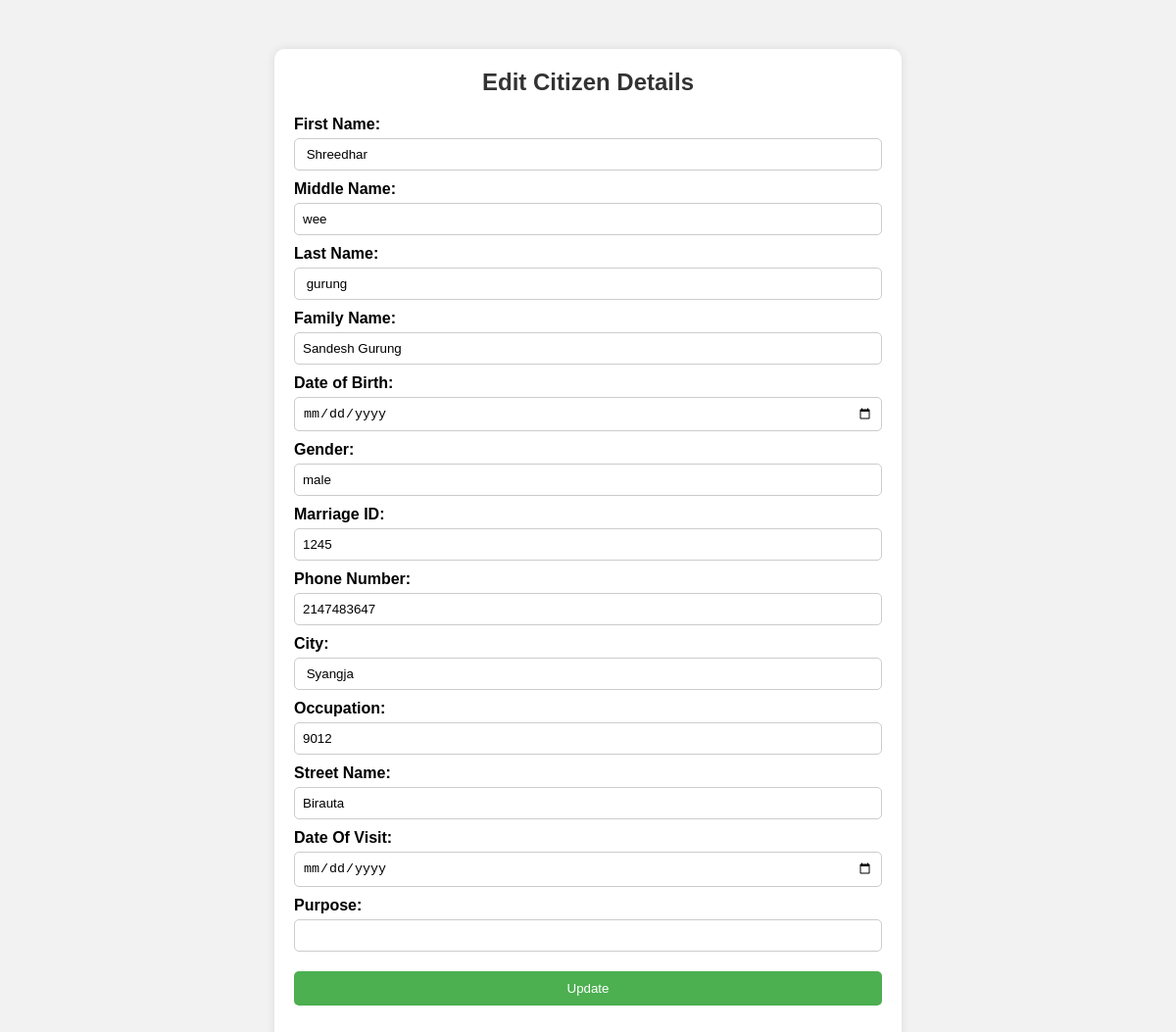
Screenshot of /edit.php?citizenID=12345673 (signed in) with the database file from the repository.
### tables this page shows
CREATE TABLE `citizen_details` (
  `First_name` varchar(50) NOT NULL,
  `Middle_name` varchar(20) NOT NULL,
  `Last_name` varchar(20) NOT NULL,
  `Family_name` varchar(40) NOT NULL,
  `Date_of_Birth` timestamp(6) NOT NULL DEFAULT current_timestamp(6) ON UPDATE current_timestamp(6),
  `Citizen_ID` varchar(50) NOT NULL,
  `Gender` varchar(20) NOT NULL,
  `Marriage_ID` int(50) NOT NULL,
  `Phone_Number` int(30) NOT NULL,
  `City` varchar(50) NOT NULL,
  `Zip_code` varchar(20) NOT NULL,
  `House_No` int(20) NOT NULL,
  `Street_Name` varchar(30) NOT NULL,
  `Street_Number` int(30) NOT NULL
);

### edit.php (the view, shortened to what this page needs)
<?php
$host = "localhost";
$dbusername = "root";
$dbpassword = "";
$dbname = "municipality";
$conn = mysqli_connect($host, $dbusername, $dbpassword, $dbname);
if ($_SERVER['REQUEST_METHOD'] === 'POST') {
    $citizenid = $_POST['citizenid'];
    $firstname = $_POST['firstname'];
    $middlename = $_POST['middlename'];
    $lastname = $_POST['lastname'];
    $familyname = $_POST['familyname'];
    $dob = $_POST['dob'];
    $gender = $_POST['gender'];
    $marriageid = $_POST['marriageid'];
    $phonenum = $_POST['phonenum'];
    $city = $_POST['city'];
    $housenum = $_POST['housenum'];
    $streetname = $_POST['streetname'];
    $streetnum = $_POST['streetnum'];
    $purpose = $_POST['purpose'];
    $updateQuery = "UPDATE citizen_details SET
        First_name = '$firstname',
        Middle_name = '$middlename',
        Last_name = '$lastname',
        Family_name = '$familyname',
        Date_of_Birth = '$dob',
        Gender = '$gender',
        Marriage_ID = '$marriageid',
        Phone_Number = '$phonenum',
        City = '$city',
        House_No = '$housenum',
        Street_Name = '$streetname',
        Street_Number = '$streetnum',
        purpose = '$purpose'
        WHERE Citizen_ID = '$citizenid'";
    if (mysqli_query($conn, $updateQuery)) {
        echo "<script>alert('Record updated successfully');</script>";
        echo "<script>window.location.href = 'viewdetails.php';</script>";
        exit;
    } else {
        echo "Error updating record: " . mysqli_error($conn);
    }
} else {
    if (isset($_GET['citizenID'])) {
        $citizenid = $_GET['citizenID'];
        $result = mysqli_query($conn, "SELECT * FROM citizen_details WHERE Citizen_ID = '$citizenid'");
        $row = mysqli_fetch_assoc($result);
    } else {
        echo "No citizen ID provided.";
        exit;
    }
}
?>
<html>
<head>
</head>
<body>
    <div class="container">
        <h2>Edit Citizen Details</h2>
        <form method="POST" action="edit.php">
            <label for="firstname">First Name:</label>
            <input type="text" name="firstname" id="firstname" value="<?php echo isset($row['First_name']) ? $row['First_name'] : ''; ?>">
            <label for="middlename">Middle Name:</label>
            <input type="text" name="middlename" id="middlename" value="<?php echo isset($row['Middle_name']) ? $row['Middle_name'] : ''; ?>">
            <label for="lastname">Last Name:</label>
            <input type="text" name="lastname" id="lastname" value="<?php echo isset($row['Last_name']) ? $row['Last_name'] : ''; ?>">
            <label for="familyname">Family Name:</label>
            <input type="text" name="familyname" id="familyname" value="<?php echo isset($row['Family_name']) ? $row['Family_name'] : ''; ?>">
            <label for="dob">Date of Birth:</label>
            <input type="date" name="dob" id="dob" value="<?php echo isset($row['Date_of_Birth']) ? $row['Date_of_Birth'] : ''; ?>">
            <label for="gender">Gender:</label>
            <input type="text" name="gender" id="gender" value="<?php echo isset($row['Gender']) ? $row['Gender'] : ''; ?>">
            <label for="marriageid">Marriage ID:</label>
            <input type="text" name="marriageid" id="marriageid" value="<?php echo isset($row['Marriage_ID']) ? $row['Marriage_ID'] : ''; ?>">
            <label for="phonenum">Phone Number:</label>
            <input type="text" name="phonenum" id="phonenum" value="<?php echo isset($row['Phone_Number']) ? $row['Phone_Number'] : ''; ?>">
            <label for="city">City:</label>
            <input type="text" name="city" id="city" value="<?php echo isset($row['City']) ? $row['City'] : ''; ?>">
            <label for="housenum">Occupation:</label>
            <input type="text" name="housenum" id="housenum" value="<?php echo isset($row['House_No']) ? $row['House_No'] : ''; ?>">
            <label for="streetname">Street Name:</label>
            <input type="text" name="streetname" id="streetname" value="<?php echo isset($row['Street_Name']) ? $row['Street_Name'] : ''; ?>">
            <label for="streetnum">Date Of Visit:</label>
            <input type="date" name="streetnum" id="streetnum" value="<?php echo isset($row['Street_Number']) ? $row['Street_Number'] : ''; ?>">
            <label for="purpose">Purpose:</label>
            <input type="text" name="purpose" id="purpose" value="<?php echo isset($row['purpose']) ? $row['purpose'] : ''; ?>">
            <button type="submit">Update</button>
        </form>
    </div>
</body>
</html>

### edit.php (style rules this page uses)
body { font-family: Arial, sans-serif; background-color: #f2f2f2; margin: 0; padding: 0; }
.container { max-width: 600px; margin: 50px auto; background-color: #fff; padding: 20px; border-radius: 10px; box-shadow: 0px 0px 10px 0px rgba(0, 0, 0, 0.1); }
h2 { margin-top: 0; text-align: center; color: #333; }
form { margin-top: 20px; }
label { display: block; margin-bottom: 5px; font-weight: bold; }
input[type="text"], input[type="date"] { width: 100%; padding: 8px; margin-bottom: 10px; border: 1px solid #ccc; border-radius: 5px; box-sizing: border-box; }
button[type="submit"] { background-color: #4CAF50; color: white; padding: 10px 20px; border: none; border-radius: 5px; cursor: pointer; width: 100%; margin-top: 10px; }

### rows the page displays
citizen_details: firstname "Shreedhar", middlename "wee", lastname "gurung", familyname "Sandesh Gurung", gender "male", marriageid "1245", phonenum "2147483647", city "Syangja", housenum "9012", streetname "Birauta"
